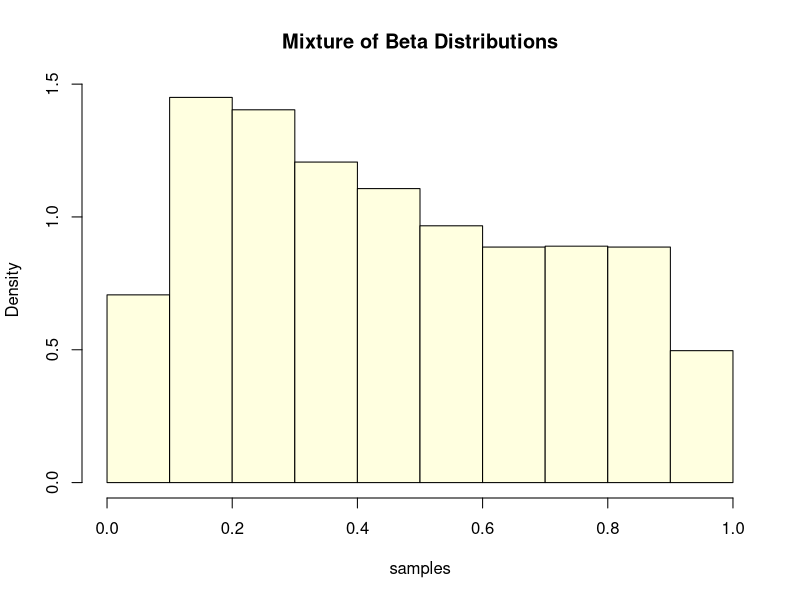

The R script that drew this image:
# Composition: Mixture of Beta Distributions
# We sample Beta(2,5), with probability 0.6 and Beta(,2) with probability 0.4

mixture_beta <- function(n){
  samples <- numeric(n)
  for (i in 1:n){
    if(runif(1)<0.6){
      samples[i] <- rbeta(1,2,5)
    }
    else{
      samples[i] <- rbeta(1,5,2)
    }
  }
  return(samples)
}

samples <- mixture_beta(3000)
hist(samples, probability = TRUE, col='lightyellow', main='Mixture of Beta Distributions')